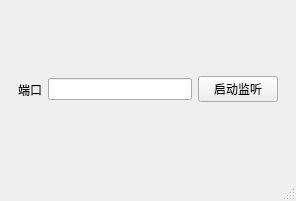
<?xml version="1.0" encoding="UTF-8"?>
<ui version="4.0">
 <class>MainWindow</class>
 <widget class="QMainWindow" name="MainWindow">
  <property name="geometry">
   <rect>
    <x>0</x>
    <y>0</y>
    <width>296</width>
    <height>201</height>
   </rect>
  </property>
  <property name="windowTitle">
   <string>MainWindow</string>
  </property>
  <widget class="QWidget" name="centralwidget">
   <layout class="QHBoxLayout" name="horizontalLayout_2">
    <item>
     <widget class="QWidget" name="widget" native="true">
      <layout class="QHBoxLayout" name="horizontalLayout">
       <item>
        <widget class="QLabel" name="label">
         <property name="text">
          <string>端口</string>
         </property>
        </widget>
       </item>
       <item>
        <widget class="QLineEdit" name="port"/>
       </item>
       <item>
        <widget class="QPushButton" name="setListen">
         <property name="text">
          <string>启动监听</string>
         </property>
        </widget>
       </item>
      </layout>
     </widget>
    </item>
   </layout>
  </widget>
  <widget class="QMenuBar" name="menubar">
   <property name="geometry">
    <rect>
     <x>0</x>
     <y>0</y>
     <width>296</width>
     <height>24</height>
    </rect>
   </property>
  </widget>
  <widget class="QStatusBar" name="statusbar"/>
 </widget>
 <resources/>
 <connections/>
</ui>
